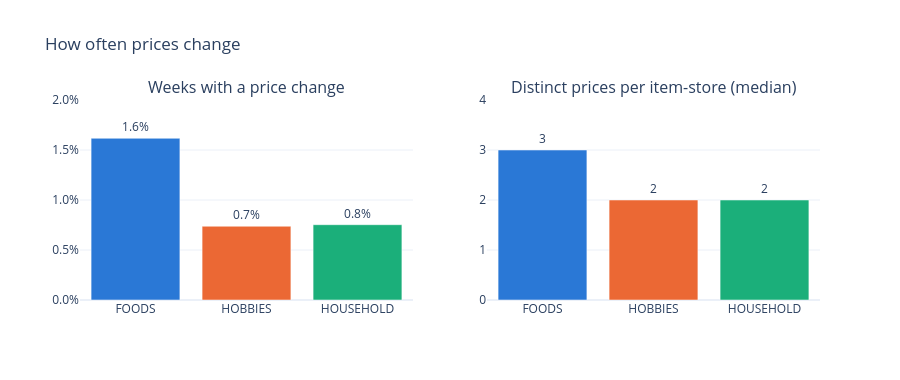

Source (notebook cell):
### Markdown cell above
#### 5.1 Price changes
**สมมติฐาน:** ถ้าราคาเปลี่ยนบ่อย ราคาอาจเป็นปัจจัยสำคัญของยอดขาย แต่ถ้าเปลี่ยนน้อย feature ราคาจะมีข้อมูลให้โมเดลเรียนรู้น้อย

**สรุป:** ราคาเปลี่ยนไม่บ่อย มีเพียง 0.7–1.6% ของสัปดาห์ที่ราคาต่างจากสัปดาห์ก่อน
ตลอด 5 ปี สินค้าส่วนใหญ่มีราคาแค่ 2–3 ระดับ (FOODS เปลี่ยนบ่อยที่สุด)
การเปลี่ยนราคาแต่ละครั้งจึงเป็นเหตุการณ์ที่หายาก

**Action:** ดูต่อใน 5.3 ว่ายอดขายเปลี่ยนอย่างไรในสัปดาห์ที่ราคาเปลี่ยน

ราคาเป็นรายสัปดาห์ (`wm_yr_wk`) ต่อสินค้าต่อร้าน ดูว่าแต่ละหมวดเปลี่ยนราคาบ่อยแค่ไหน

### Code cell
prices_df = prices_df.sort_values(["store_id", "item_id", "wm_yr_wk"]).reset_index(drop=True)
prices_df["cat_id"] = prices_df["item_id"].str.split("_").str[0]

price_diff = prices_df.groupby(["store_id", "item_id"])["sell_price"].diff()
prices_df["price_changed"] = price_diff.notna() & price_diff.ne(0)

price_summary = pd.DataFrame({
    "weeks_with_change": prices_df.groupby("cat_id")["price_changed"].mean(),
    "median_distinct_prices": prices_df.groupby(["cat_id", "store_id", "item_id"])["sell_price"]
        .nunique().groupby("cat_id").median(),
})

cats = price_summary.index.tolist()
fig = make_subplots(rows=1, cols=2, subplot_titles=("Weeks with a price change", "Distinct prices per item-store (median)"))
fig.add_bar(x=cats, y=price_summary["weeks_with_change"], marker_color=[CAT_COLORS[c] for c in cats],
            texttemplate="%{y:.1%}", textposition="outside", row=1, col=1)
fig.add_bar(x=cats, y=price_summary["median_distinct_prices"], marker_color=[CAT_COLORS[c] for c in cats],
            texttemplate="%{y:.0f}", textposition="outside", row=1, col=2)
fig.update_yaxes(tickformat=".1%", range=[0, 0.02], row=1, col=1)
fig.update_yaxes(range=[0, 4], row=1, col=2)
fig.update_layout(title="How often prices change", showlegend=False, height=380)
fig.show()

### Figure 1 — Plotly figure (JSON) as saved in the notebook; plotly's stock layout.template omitted (floating-point values rounded to 4 significant figures)
{"data": [{"marker": {"color": ["#2a78d6", "#eb6834", "#1baf7a"]}, "textposition": "outside", "texttemplate": "%{y:.1%}", "type": "bar", "x": ["FOODS", "HOBBIES", "HOUSEHOLD"], "xaxis": "x", "y": [0.01617, 0.007377, 0.00753], "yaxis": "y"}, {"marker": {"color": ["#2a78d6", "#eb6834", "#1baf7a"]}, "textposition": "outside", "texttemplate": "%{y:.0f}", "type": "bar", "x": ["FOODS", "HOBBIES", "HOUSEHOLD"], "xaxis": "x2", "y": [3.0, 2.0, 2.0], "yaxis": "y2"}], "layout": {"annotations": [{"font": {"size": 16}, "showarrow": false, "text": "Weeks with a price change", "x": 0.225, "xanchor": "center", "xref": "paper", "y": 1, "yanchor": "bottom", "yref": "paper"}, {"font": {"size": 16}, "showarrow": false, "text": "Distinct prices per item-store (median)", "x": 0.775, "xanchor": "center", "xref": "paper", "y": 1, "yanchor": "bottom", "yref": "paper"}], "height": 380, "showlegend": false, "title": {"text": "How often prices change"}, "xaxis": {"anchor": "y", "domain": [0, 0.45]}, "xaxis2": {"anchor": "y2", "domain": [0.55, 1]}, "yaxis": {"anchor": "x", "domain": [0, 1], "range": [0, 0.02], "tickformat": ".1%"}, "yaxis2": {"anchor": "x2", "domain": [0, 1], "range": [0, 4]}}}
